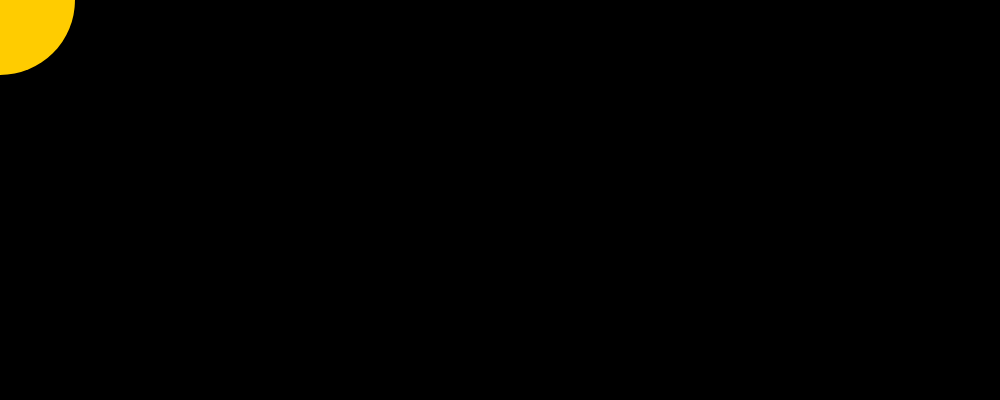
Frame 1 (no input)
Frame 60 (no input): identical to frame 1, image omitted
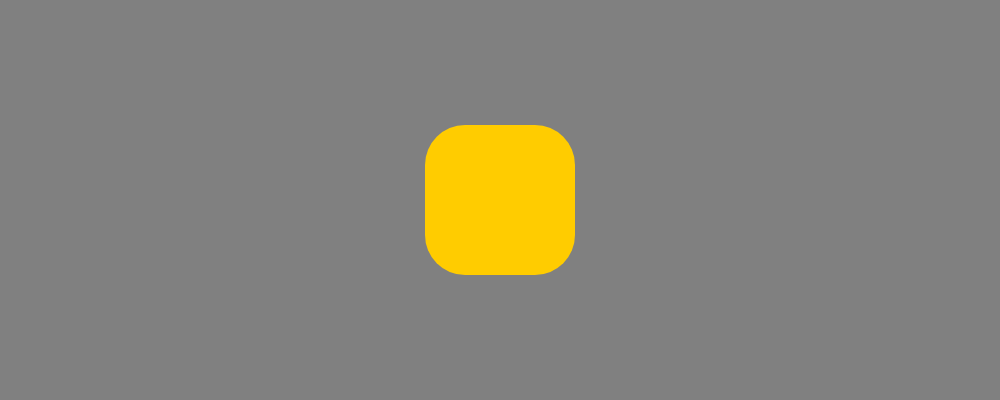
Frame 120 (the mouse pressed at the canvas centre since frame 60)

The p5.js sketch that drew these frames (run headless with seeded random() and noise() and a simulated clock; from frame 60 on, the mouse is pressed at the canvas centre):

// p5.js sketch
// ── sketch.js
let radiusLinks = 80;
let radiusRechts = 0;
let a = 150;

function setup() {
  createCanvas(1000, 400);
  frameRate(25);
}


function draw() {
  let radius = map(mouseX, 0, width, radiusLinks, radiusRechts);
  let graustufe = map(mouseY, 0, height, 0, 255);

  background(graustufe);
  fill(255, 204, 0);
  noStroke();
  square(mouseX-(a/2), mouseY-(a/2), a, radius);  
}
